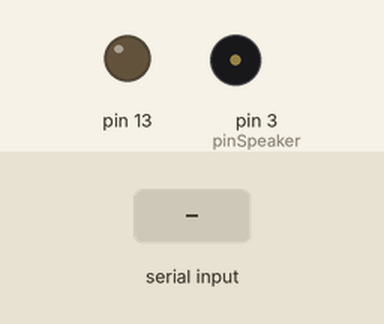
The sketch below on a simulated Arduino Uno, built with avr-gcc and run on an emulated ATmega328P. Parts: output pins drawn as LEDs (lit = HIGH), buzzer (waves = sounding). The test bench sets the inputs (shaded band). Random numbers use the default seed unless the sketch sets one.

Above: at 1.2 s.
1.3 s: "200\n" received over Serial
At 2.1 s:
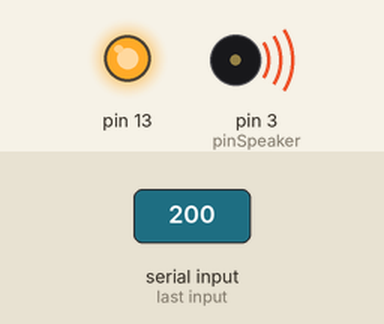
At 3.1 s:
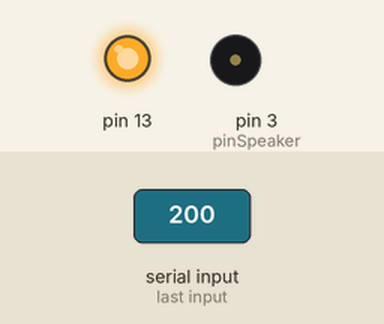
4.3 s: "90,45\n" received over Serial
At 4.9 s:
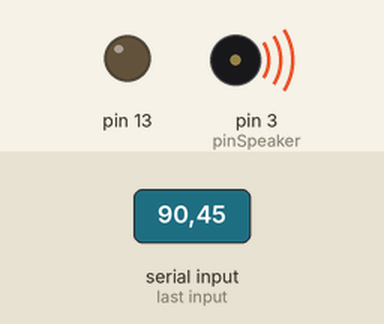
Timing chart, 0 to 13.3 s (numbered marks = the images above; inputs shaded):
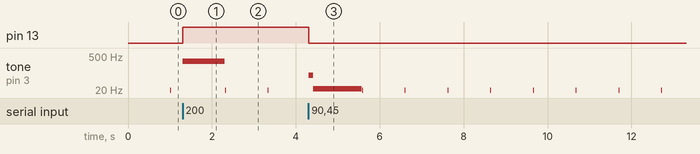

The sketch:

loveNoise2__Serial_SLAVE.ino
```cpp
#define pinSpeaker 3
#define singularity 200

float delayLimit = 200;
float love;
//int entropyRX = 0; //DEBUG

void setup() {
  pinMode(13, OUTPUT);
  pinMode(pinSpeaker, OUTPUT);
  Serial.begin(9600);
  //delay(2000); //da tarare con il tempo necessario a processing e al MASTER
}

void loop() {
  int entropyRX = Serial.parseInt(); //Legge l'intero ricevuto

  /* DEBUG
   * if (entropyRX < 200) {
  entropyRX++;
  }*/

  if (entropyRX > 0) {
    if (entropyRX < singularity && delayLimit != 0) {
      digitalWrite(13, LOW);
      delayLimit = map(entropyRX, 0, singularity, singularity, 0);
      love = random(0, entropyRX);
      tone(pinSpeaker, love);
      delay(delayLimit);
    }
    if (entropyRX >= singularity) {
      digitalWrite(13, HIGH);
      int love = random(500);
      tone(pinSpeaker, love);
      //delayMicroseconds(20);
      //noTone(pinSpeaker);
      //delayMicroseconds(10);
    }
  }

  if (entropyRX == 0) {
    noTone(pinSpeaker);
    delay(10);
    tone(pinSpeaker, 1);
    delay(10);
    noTone(pinSpeaker);
    }

}
```

Measured:
- after the input at 1.3 s, pin 13: LOW → HIGH at once
- after the input at 4.3 s, pin 13: HIGH → LOW at once
- by itself, tone on pin 3 (pinSpeaker): plays 79 Hz for 0.11 s, 23 Hz for 1.2 s, 1 Hz for 0.01 s, 1 Hz for 0.01 s, 1 Hz for 0.01 s, 1 Hz for 0.01 s … (10 notes in this stretch)
